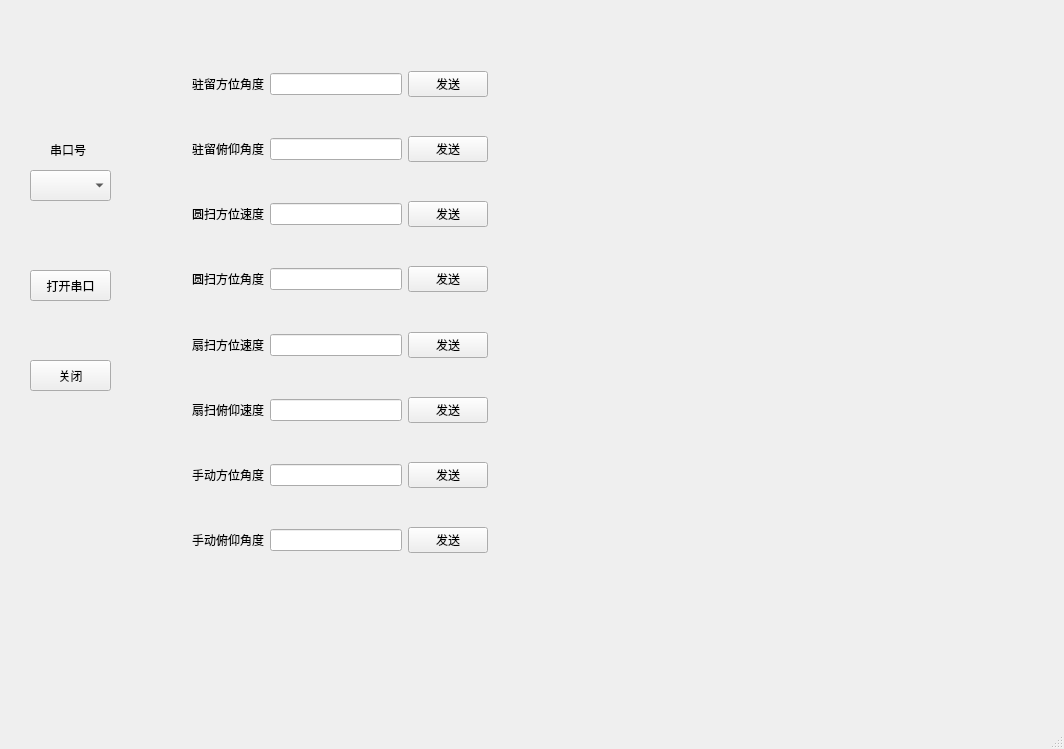
<?xml version="1.0" encoding="UTF-8"?>
<ui version="4.0">
 <class>MainWindow</class>
 <widget class="QMainWindow" name="MainWindow">
  <property name="geometry">
   <rect>
    <x>0</x>
    <y>0</y>
    <width>1064</width>
    <height>749</height>
   </rect>
  </property>
  <property name="windowTitle">
   <string>MainWindow</string>
  </property>
  <widget class="QWidget" name="centralwidget">
   <widget class="QComboBox" name="serialCb">
    <property name="geometry">
     <rect>
      <x>30</x>
      <y>170</y>
      <width>81</width>
      <height>31</height>
     </rect>
    </property>
   </widget>
   <widget class="QLabel" name="label">
    <property name="geometry">
     <rect>
      <x>50</x>
      <y>140</y>
      <width>54</width>
      <height>20</height>
     </rect>
    </property>
    <property name="text">
     <string>串口号</string>
    </property>
   </widget>
   <widget class="QPushButton" name="openBt">
    <property name="geometry">
     <rect>
      <x>30</x>
      <y>270</y>
      <width>81</width>
      <height>31</height>
     </rect>
    </property>
    <property name="text">
     <string>打开串口</string>
    </property>
   </widget>
   <widget class="QPushButton" name="closeBt">
    <property name="geometry">
     <rect>
      <x>30</x>
      <y>360</y>
      <width>81</width>
      <height>31</height>
     </rect>
    </property>
    <property name="text">
     <string>关闭</string>
    </property>
   </widget>
   <widget class="QWidget" name="">
    <property name="geometry">
     <rect>
      <x>192</x>
      <y>71</y>
      <width>296</width>
      <height>482</height>
     </rect>
    </property>
    <layout class="QGridLayout" name="gridLayout">
     <item row="0" column="0">
      <layout class="QHBoxLayout" name="horizontalLayout">
       <item>
        <widget class="QLabel" name="label_2">
         <property name="text">
          <string>驻留方位角度</string>
         </property>
        </widget>
       </item>
       <item>
        <widget class="QLineEdit" name="fwjdEdit"/>
       </item>
       <item>
        <widget class="QPushButton" name="fwjdBt">
         <property name="text">
          <string>发送</string>
         </property>
        </widget>
       </item>
      </layout>
     </item>
     <item row="1" column="0">
      <spacer name="verticalSpacer">
       <property name="orientation">
        <enum>Qt::Vertical</enum>
       </property>
       <property name="sizeHint" stdset="0">
        <size>
         <width>13</width>
         <height>28</height>
        </size>
       </property>
      </spacer>
     </item>
     <item row="2" column="0">
      <layout class="QHBoxLayout" name="horizontalLayout_2">
       <item>
        <widget class="QLabel" name="label_3">
         <property name="text">
          <string>驻留俯仰角度</string>
         </property>
        </widget>
       </item>
       <item>
        <widget class="QLineEdit" name="zlfyjdEdit"/>
       </item>
       <item>
        <widget class="QPushButton" name="zlfyjdBt">
         <property name="text">
          <string>发送</string>
         </property>
        </widget>
       </item>
      </layout>
     </item>
     <item row="3" column="0">
      <spacer name="verticalSpacer_2">
       <property name="orientation">
        <enum>Qt::Vertical</enum>
       </property>
       <property name="sizeHint" stdset="0">
        <size>
         <width>13</width>
         <height>28</height>
        </size>
       </property>
      </spacer>
     </item>
     <item row="4" column="0">
      <layout class="QHBoxLayout" name="horizontalLayout_3">
       <item>
        <widget class="QLabel" name="label_4">
         <property name="text">
          <string>圆扫方位速度</string>
         </property>
        </widget>
       </item>
       <item>
        <widget class="QLineEdit" name="ysfwsdEdit"/>
       </item>
       <item>
        <widget class="QPushButton" name="ysfwsdBt">
         <property name="text">
          <string>发送</string>
         </property>
        </widget>
       </item>
      </layout>
     </item>
     <item row="5" column="0">
      <spacer name="verticalSpacer_3">
       <property name="orientation">
        <enum>Qt::Vertical</enum>
       </property>
       <property name="sizeHint" stdset="0">
        <size>
         <width>13</width>
         <height>28</height>
        </size>
       </property>
      </spacer>
     </item>
     <item row="6" column="0">
      <layout class="QHBoxLayout" name="horizontalLayout_4">
       <item>
        <widget class="QLabel" name="label_5">
         <property name="text">
          <string>圆扫方位角度</string>
         </property>
        </widget>
       </item>
       <item>
        <widget class="QLineEdit" name="ysfwjdEdit"/>
       </item>
       <item>
        <widget class="QPushButton" name="ysfwjdBt">
         <property name="text">
          <string>发送</string>
         </property>
        </widget>
       </item>
      </layout>
     </item>
     <item row="7" column="0">
      <spacer name="verticalSpacer_4">
       <property name="orientation">
        <enum>Qt::Vertical</enum>
       </property>
       <property name="sizeHint" stdset="0">
        <size>
         <width>13</width>
         <height>28</height>
        </size>
       </property>
      </spacer>
     </item>
     <item row="8" column="0">
      <layout class="QHBoxLayout" name="horizontalLayout_5">
       <item>
        <widget class="QLabel" name="label_6">
         <property name="text">
          <string>扇扫方位速度</string>
         </property>
        </widget>
       </item>
       <item>
        <widget class="QLineEdit" name="ssfwsdEdit"/>
       </item>
       <item>
        <widget class="QPushButton" name="ssfwsdBt">
         <property name="text">
          <string>发送</string>
         </property>
        </widget>
       </item>
      </layout>
     </item>
     <item row="9" column="0">
      <spacer name="verticalSpacer_5">
       <property name="orientation">
        <enum>Qt::Vertical</enum>
       </property>
       <property name="sizeHint" stdset="0">
        <size>
         <width>13</width>
         <height>28</height>
        </size>
       </property>
      </spacer>
     </item>
     <item row="10" column="0">
      <layout class="QHBoxLayout" name="horizontalLayout_6">
       <item>
        <widget class="QLabel" name="label_7">
         <property name="text">
          <string>扇扫俯仰速度</string>
         </property>
        </widget>
       </item>
       <item>
        <widget class="QLineEdit" name="ssfysdEdit"/>
       </item>
       <item>
        <widget class="QPushButton" name="ssfysdBt">
         <property name="text">
          <string>发送</string>
         </property>
        </widget>
       </item>
      </layout>
     </item>
     <item row="11" column="0">
      <spacer name="verticalSpacer_6">
       <property name="orientation">
        <enum>Qt::Vertical</enum>
       </property>
       <property name="sizeHint" stdset="0">
        <size>
         <width>13</width>
         <height>28</height>
        </size>
       </property>
      </spacer>
     </item>
     <item row="12" column="0">
      <layout class="QHBoxLayout" name="horizontalLayout_7">
       <item>
        <widget class="QLabel" name="label_8">
         <property name="text">
          <string>手动方位角度</string>
         </property>
        </widget>
       </item>
       <item>
        <widget class="QLineEdit" name="sdfwjdEdit"/>
       </item>
       <item>
        <widget class="QPushButton" name="sdfwjdBt">
         <property name="text">
          <string>发送</string>
         </property>
        </widget>
       </item>
      </layout>
     </item>
     <item row="13" column="0">
      <spacer name="verticalSpacer_7">
       <property name="orientation">
        <enum>Qt::Vertical</enum>
       </property>
       <property name="sizeHint" stdset="0">
        <size>
         <width>13</width>
         <height>28</height>
        </size>
       </property>
      </spacer>
     </item>
     <item row="14" column="0">
      <layout class="QHBoxLayout" name="horizontalLayout_8">
       <item>
        <widget class="QLabel" name="label_9">
         <property name="text">
          <string>手动俯仰角度</string>
         </property>
        </widget>
       </item>
       <item>
        <widget class="QLineEdit" name="sdfyjdEdit"/>
       </item>
       <item>
        <widget class="QPushButton" name="sdfyjdBt">
         <property name="text">
          <string>发送</string>
         </property>
        </widget>
       </item>
      </layout>
     </item>
    </layout>
   </widget>
  </widget>
  <widget class="QMenuBar" name="menubar">
   <property name="geometry">
    <rect>
     <x>0</x>
     <y>0</y>
     <width>1064</width>
     <height>23</height>
    </rect>
   </property>
  </widget>
  <widget class="QStatusBar" name="statusbar"/>
 </widget>
 <resources/>
 <connections/>
</ui>
